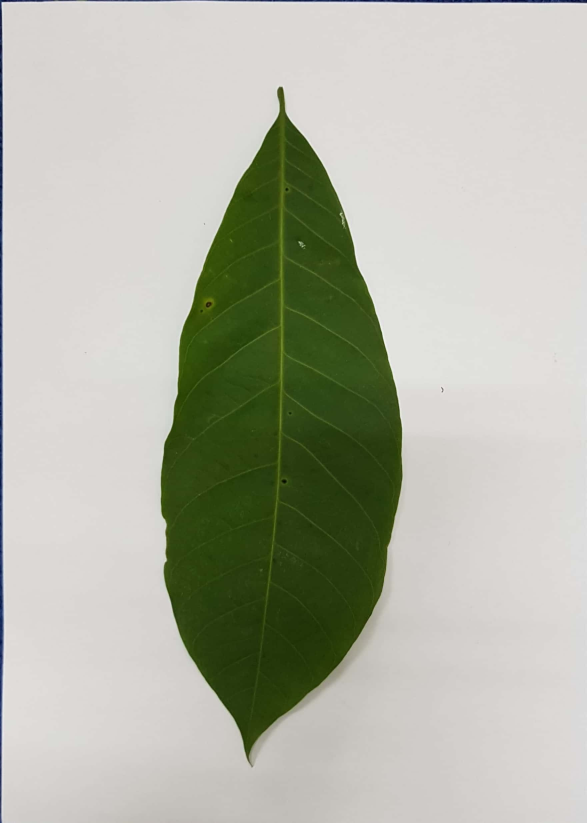
#> input picture data/Hevea Brasilinsis 5/hevea brasilinsis_102.jpg, 1760 x 2468 px (shown at 1/3 size); its folder holds only this picture in this run
$ python readimg.py
#> lines starting #> are read from the running program, lines starting #| are printed output that depends on the picture; after the words box and inside, x2 and y2 are one past the last pixel; in counts of white or black regions, pixels touching at a corner belong together
import cv2
import numpy as np
#from matplotlib import pyplot as plt
import glob
import csv
fixed_size = tuple((150, 250))
def subgraygray (gray1, gray2):
    #catatan ukuran gray 1 dan 2 harus sama dan inten sitas gray2 berupa 0 atau 255 (treshold)
    row, col = gray2.shape
    output = np.zeros((row,col,1), np.uint8)
    for i in range(0,row):
        for j in range(0,col):
            if int(gray1[i,j])-int(gray2[i,j]) < 0 :
                output.itemset((i,j,0),0)
            else:
                output.itemset((i,j,0),int(gray1[i,j])-int(gray2[i,j]))
    return output

def subrgbgray(rgb,treshold):
    row, col , raw = rgb.shape
    #print row*col
    output = np.zeros((row,col,3), np.uint8)
    for i in range(0,row):
        for j in range(0,col):
            if treshold[i,j] != 255:
                output.itemset((i,j,0),255)
                output.itemset((i,j,1),255)
                output.itemset((i,j,2),255)
            else:
                output[i,j]=rgb[i,j]
    return output

kernel3 = np.ones((3,3),np.uint8)
imgnames=sorted(glob.glob('data/Hevea Brasilinsis 5/*.jpg'))
data=[]
for imgname in imgnames:
    kernel24 = np.ones((1, 1), np.uint8)
    tomat = cv2.imread(imgname)
#> tomat is the input picture: shape (2468, 1760, 3); mean B, G, R 167.5, 181.4, 179
    tomat = cv2.resize(tomat, (0,0), fx=0.5, fy=0.5)
#> tomat: shape (1234, 880, 3)
    height, width, channels = tomat.shape
#> height = 1234; width = 880; channels = 3
    if height < width:
        np.rot90(tomat)
    tomat = cv2.resize(tomat, fixed_size)
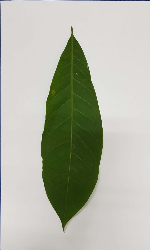
#> tomat: shape (250, 150, 3); mean B, G, R 167.4, 181.3, 178.8
    b,g,r = cv2.split( tomat )
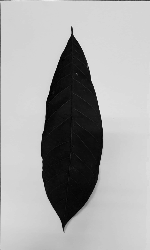
#> b: shape (250, 150); min 0, max 240, mean 167.4
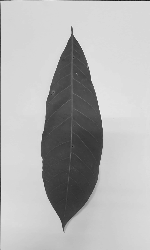
#> g: shape (250, 150); min 23, max 244, mean 181.3
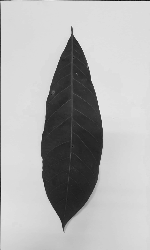
#> r: shape (250, 150); min 13, max 237, mean 178.8
    tomat_segmented = cv2.subtract(g,b)
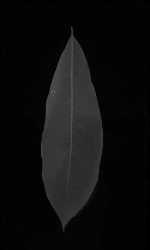
#> tomat_segmented: shape (250, 150); min 0, max 108, mean 14.2
    ret, tomat_segmented = cv2.threshold(tomat_segmented, 8,255,cv2.THRESH_BINARY)
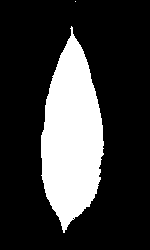
#> tomat_segmented: shape (250, 150); 22.6% white; 2 white regions (1 under 20 px), largest, box (x1, y1, x2, y2) and area: (41, 26, 104, 233) 8462
    tomat_segmented = cv2.morphologyEx(tomat_segmented, cv2.MORPH_OPEN, kernel24)
    tomat_segmented = subrgbgray(tomat, tomat_segmented)
#> after the loop in subrgbgray, `for i in range(0,row):`:
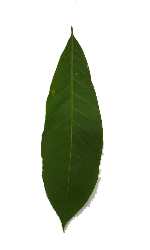
#> output: shape (250, 150, 3); mean B, G, R 202.7, 214.3, 209.5
    cv2.imwrite(imgname,tomat_segmented)
    cv2.waitKey()

cv2.destroyAllWindows()

$ run again, on data/Hevea Brasilinsis 5/hevea brasilinsis_120.jpg
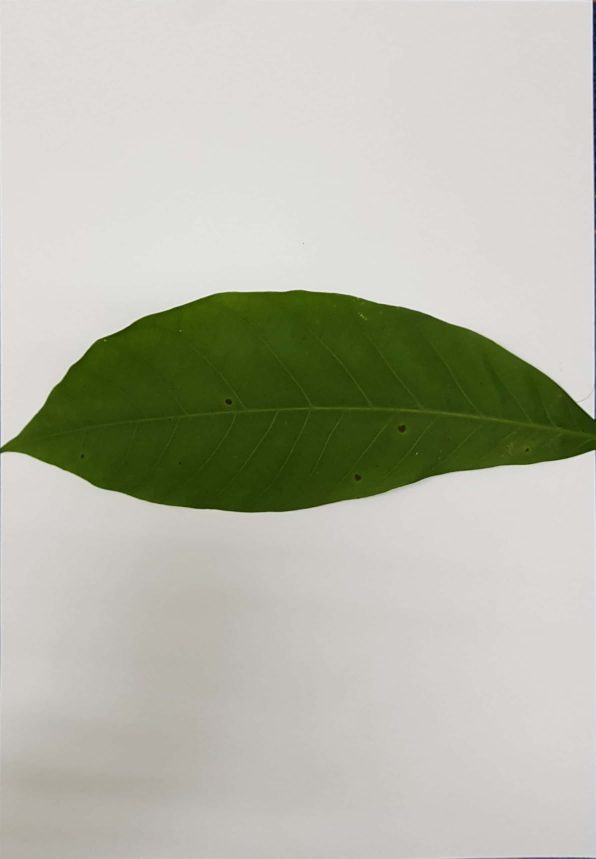
#> input picture data/Hevea Brasilinsis 5/hevea brasilinsis_120.jpg, 1788 x 2576 px (shown at 1/3 size)
#> tomat is the input picture: shape (2576, 1788, 3); mean B, G, R 169.4, 183.5, 182.3
#> `ret, tomat_segmented = cv2.threshold(tomat_segmented, 8,255,cv2.THRESH..`:
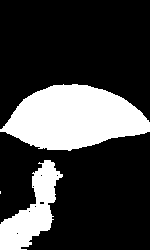
#> tomat_segmented: shape (250, 150); 25% white; 3 white regions (1 under 20 px), largest, box (x1, y1, x2, y2) and area: (0, 84, 150, 151) 6821, (0, 160, 63, 250) 2546
#> after the loop in subrgbgray, `for i in range(0,row):`:
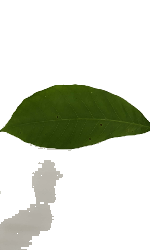
#> output: shape (250, 150, 3); mean B, G, R 205.7, 217.2, 213.7

$ run again, on data/Hevea Brasilinsis 5/hevea brasilinsis_140.jpg
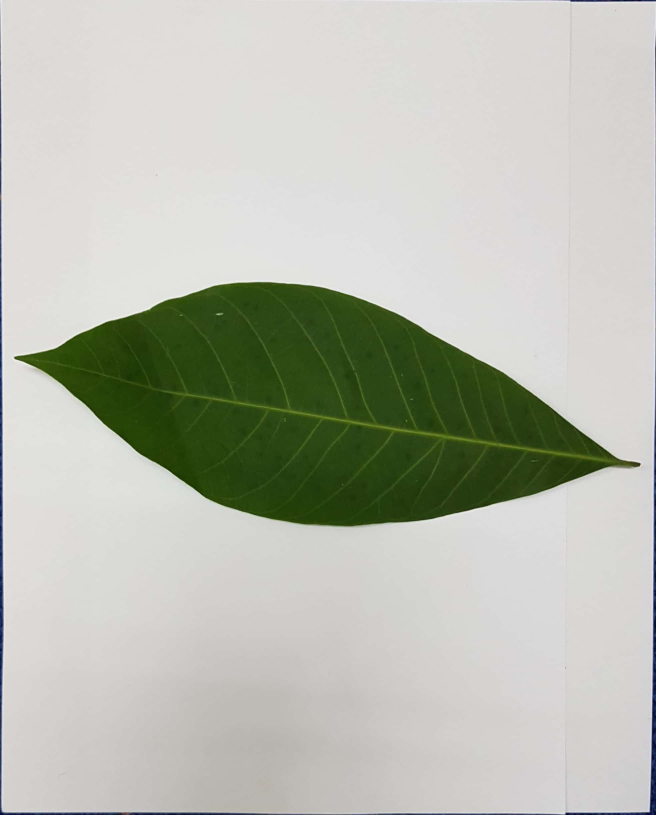
#> input picture data/Hevea Brasilinsis 5/hevea brasilinsis_140.jpg, 1968 x 2444 px (shown at 1/3 size)
#> tomat is the input picture: shape (2444, 1968, 3); mean B, G, R 177.4, 188.5, 185.9
#> `ret, tomat_segmented = cv2.threshold(tomat_segmented, 8,255,cv2.THRESH..`:
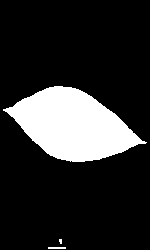
#> tomat_segmented: shape (250, 150); 17.3% white; 3 white regions (1 under 20 px), largest, box (x1, y1, x2, y2) and area: (3, 86, 147, 162) 6447, (48, 247, 66, 249) 36
#> after the loop in subrgbgray, `for i in range(0,row):`:
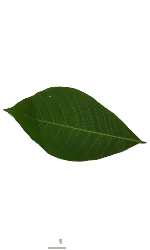
#> output: shape (250, 150, 3); mean B, G, R 214.8, 223.8, 219.3

$ run again, on data/Hevea Brasilinsis 5/hevea brasilinsis_143.jpg
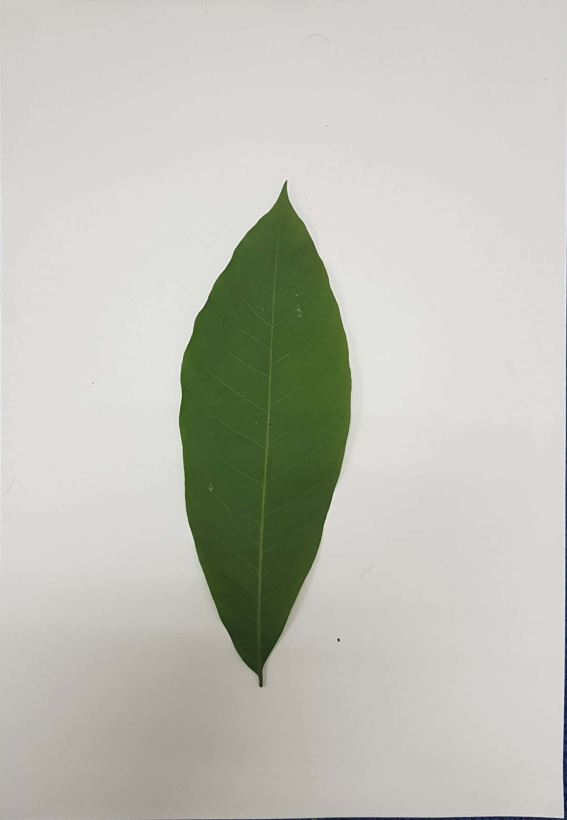
#> input picture data/Hevea Brasilinsis 5/hevea brasilinsis_143.jpg, 1700 x 2460 px (shown at 1/3 size)
#> tomat is the input picture: shape (2460, 1700, 3); mean B, G, R 183.4, 192.6, 192.6
#> after the loop in subrgbgray, `for i in range(0,row):`:
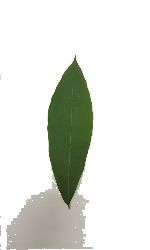
#> output: shape (250, 150, 3); mean B, G, R 219.6, 226.2, 223.7
